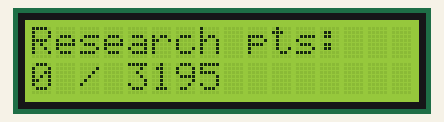
Recording of a sketch running on a simulated Arduino Uno, built with avr-gcc and run on an emulated ATmega328P. On the bench: 16×2 character LCD. What the sketch prints to the serial monitor is not drawn.

Above: at 0.1 s.
At 34.1 s:
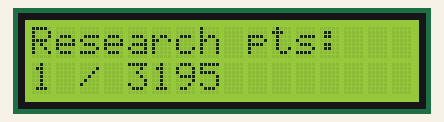
At 67.1 s:
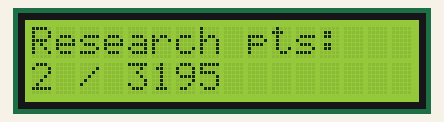
At 100.1 s:
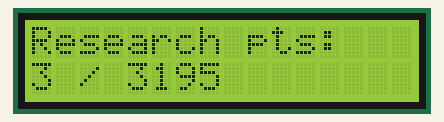

The sketch:

FortNuino-Research-Tracker.ino
```cpp
/*
   Author: Félix "DiglidiDudeNG" Dion-Robidoux
   Date:2017/08/16
   IDE V1.6.9
   Email:digldidude.ng@gmail.com
   Function: A Research points tracker for Fortnite, to use with a 16x2 LCD display.
*/
const int   RESEARCH_GEN_LIMIT = 3195; // Change to your current generation limit.
const short RESEARCH_PER_HOUR = 108; // Change to your current amount generated per hour.

#include <Time.h>
#include <TimeAlarms.h>
#include <Wire.h>
#include <LiquidCrystal.h>
// initialize the library with the numbers of the interface pins
LiquidCrystal lcd(12, 11, 5, 4, 3, 2);

String comdata = "";
int    research_points_generated = 0;
double single_research_point_progress = 0.0,
       point_progress_per_tick;

void setup()
{
  serial_setup();
  Wire.begin();
  // set up the LCD's number of columns and rows:
  lcd.begin(16, 2);
  // Do setup for Research points.
  Research_setup();
  // Do setup for RTC.
  Alarm_setup();
  lcd_write_research();
}

void serial_setup() {
  Serial.begin(9600);
  // TODO: Control current amount & sync progress using input from serial monitor.
}

void Research_setup() {
  // Calculate single increase per tick.
  point_progress_per_tick = ((RESEARCH_PER_HOUR * 100) / 60) / 60;
}
void Alarm_setup() {
  // Set the first alarm every second.
  // The progression is added every second, indicated by the first parameter on the function call,
  // which you can change it to however often you want in order to save power when running on
  // battery power for example.
  // However, remember to scale it with the value calculated for `point_progress_per_tick` in
  // the `Research_setup` function.
  Alarm.timerRepeat(1, onAlarm);
}

void loop()
{
  // Checks every second for alarms that need to trigger.
  Alarm.delay(1000);
}

void onAlarm() {
  // For debugging...
  Serial.println(single_research_point_progress);
  Serial.println(point_progress_per_tick);
  single_research_point_progress += point_progress_per_tick;
  if (single_research_point_progress >= 100.0) {
    single_research_point_progress -= 100.0;
    research_points_generated++;
  }
  lcd_write_research();
}

void lcd_write_research() {
  lcd.setCursor(0, 0);
  lcd.write("Research pts:");
  update_research_pts_onscreen();
}

void update_research_pts_onscreen() {
  lcd.setCursor(0, 1);
  lcd.print(research_points_generated, DEC);
  lcd.write(" / ");
  lcd.print(RESEARCH_GEN_LIMIT, DEC);
}
```

Measured:
- what the display in image 1 shows lasts 33.0 s, from 34.0 s to 67.0 s
